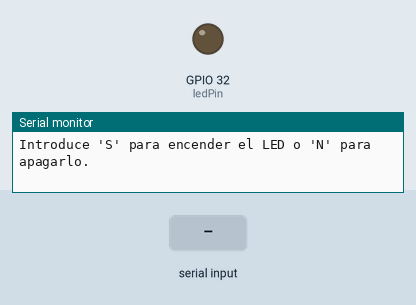
This sketch was run on a simulated ESP32. On the bench: output pins drawn as LEDs (lit = HIGH), the last lines printed to the serial monitor. The inputs (shaded band) are chosen by the test bench.

Above: at 1.2 s.
1.3 s: "S" received over Serial
At 1.9 s:
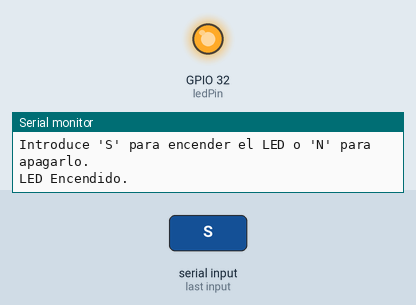
2.8 s: "N" received over Serial
At 4.0 s:
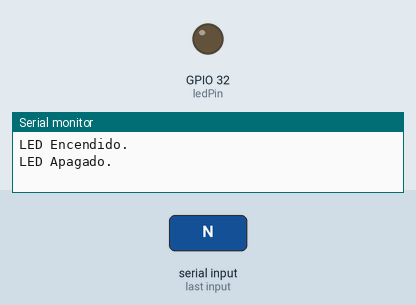
4.3 s: "s" received over Serial
At 5.4 s:
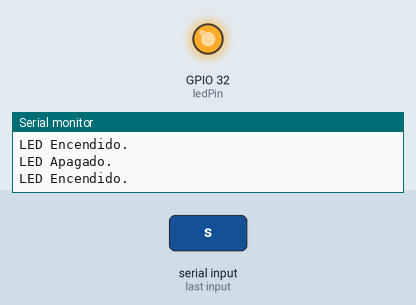
5.8 s: "n" received over Serial
At 6.5 s:
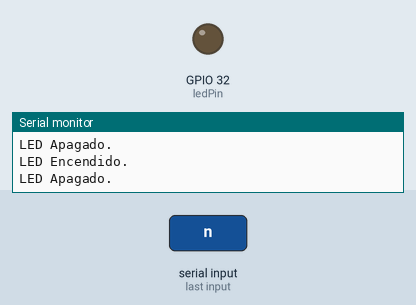
Timing chart, 0 to 8.3 s (numbered marks = the images above; inputs shaded):
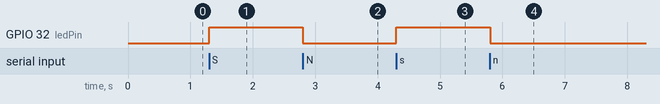

Measured:
- after the input at 1.3 s, GPIO 32 (ledPin): LOW → HIGH at once
- after the input at 2.8 s, GPIO 32 (ledPin): HIGH → LOW at once
- after the input at 4.3 s, GPIO 32 (ledPin): LOW → HIGH at once
- after the input at 5.8 s, GPIO 32 (ledPin): HIGH → LOW at once

The sketch:

Objetivo2_PracticaBLE.ino
```cpp
// Definimos el pin donde está conectado el LED
const int ledPin = 32; // Pin 32 del ESP32

void setup() {
  // Iniciamos la comunicación serial
  Serial.begin(115200);

  // Configuramos el pin del LED como salida
  pinMode(ledPin, OUTPUT);

  // Apagamos el LED al inicio
  digitalWrite(ledPin, LOW);

  // Mensaje inicial
  Serial.println("Introduce 'S' para encender el LED o 'N' para apagarlo.");
}

void loop() {
  // Verificamos si hay datos disponibles en el Monitor Serial
  if (Serial.available() > 0) {
    // Leemos el comando enviado por el Monitor Serial
    char command = Serial.read();

    // Procesamos los comandos 'S' o 'N'
    if (command == 'S' || command == 's') {
      // Encendemos el LED
      digitalWrite(ledPin, HIGH);
      Serial.println("LED Encendido.");
    }
    else if (command == 'N' || command == 'n') {
      // Apagamos el LED
      digitalWrite(ledPin, LOW);
      Serial.println("LED Apagado.");
    }
    else {
      // Comando no válido
      Serial.println("Comando no válido. Introduce 'S' para encender o 'N' para apagar.");
    }
  }
}
```
